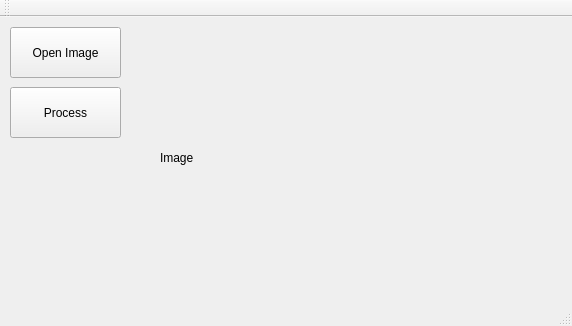
<?xml version="1.0" encoding="UTF-8"?>
<ui version="4.0">
 <class>MainWindow</class>
 <widget class="QMainWindow" name="MainWindow">
  <property name="geometry">
   <rect>
    <x>0</x>
    <y>0</y>
    <width>572</width>
    <height>326</height>
   </rect>
  </property>
  <property name="windowTitle">
   <string>MainWindow</string>
  </property>
  <widget class="QWidget" name="centralWidget">
   <widget class="QPushButton" name="pushButton">
    <property name="geometry">
     <rect>
      <x>10</x>
      <y>10</y>
      <width>111</width>
      <height>51</height>
     </rect>
    </property>
    <property name="text">
     <string>Open Image</string>
    </property>
   </widget>
   <widget class="QPushButton" name="pushButton_2">
    <property name="geometry">
     <rect>
      <x>10</x>
      <y>70</y>
      <width>111</width>
      <height>51</height>
     </rect>
    </property>
    <property name="text">
     <string>Process</string>
    </property>
   </widget>
   <widget class="QLabel" name="label">
    <property name="geometry">
     <rect>
      <x>160</x>
      <y>10</y>
      <width>391</width>
      <height>261</height>
     </rect>
    </property>
    <property name="text">
     <string>Image</string>
    </property>
   </widget>
  </widget>
  <widget class="QMenuBar" name="menuBar">
   <property name="geometry">
    <rect>
     <x>0</x>
     <y>0</y>
     <width>572</width>
     <height>25</height>
    </rect>
   </property>
  </widget>
  <widget class="QToolBar" name="mainToolBar">
   <attribute name="toolBarArea">
    <enum>TopToolBarArea</enum>
   </attribute>
   <attribute name="toolBarBreak">
    <bool>false</bool>
   </attribute>
  </widget>
  <widget class="QStatusBar" name="statusBar"/>
 </widget>
 <layoutdefault spacing="6" margin="11"/>
 <resources/>
 <connections/>
</ui>
